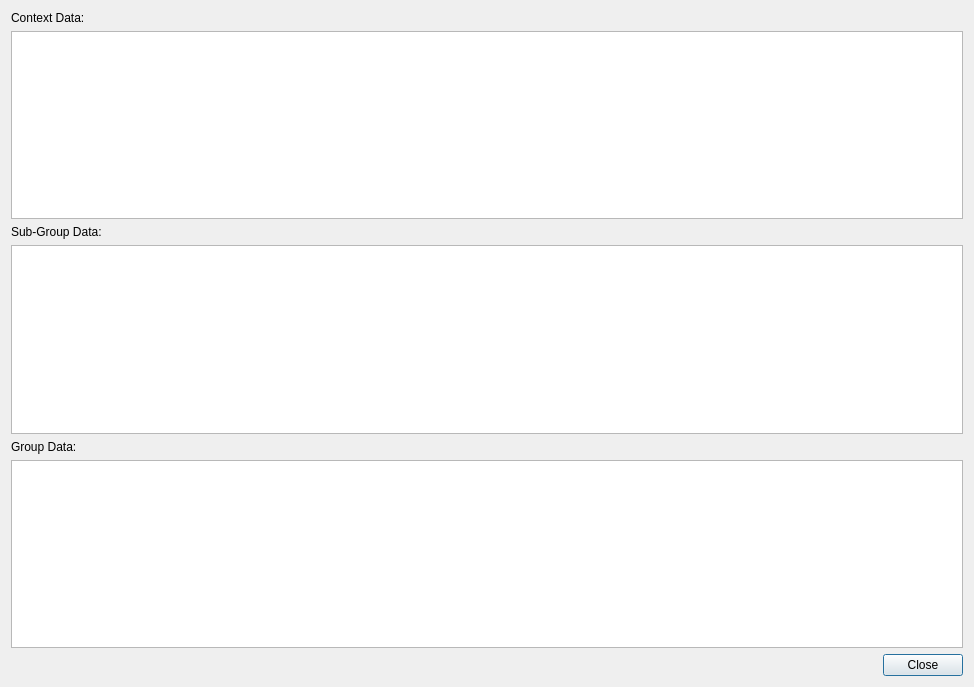
<?xml version="1.0" encoding="UTF-8"?>
<ui version="4.0">
 <class>DataDialog</class>
 <widget class="QDialog" name="DataDialog">
  <property name="geometry">
   <rect>
    <x>0</x>
    <y>0</y>
    <width>974</width>
    <height>687</height>
   </rect>
  </property>
  <property name="windowTitle">
   <string>Dialog</string>
  </property>
  <layout class="QVBoxLayout" name="verticalLayout">
   <item>
    <widget class="QLabel" name="label">
     <property name="text">
      <string>Context Data:</string>
     </property>
    </widget>
   </item>
   <item>
    <widget class="QTableView" name="contextTableView">
     <property name="editTriggers">
      <set>QAbstractItemView::NoEditTriggers</set>
     </property>
     <property name="sortingEnabled">
      <bool>true</bool>
     </property>
     <property name="cornerButtonEnabled">
      <bool>false</bool>
     </property>
    </widget>
   </item>
   <item>
    <widget class="QLabel" name="label_2">
     <property name="text">
      <string>Sub-Group Data:</string>
     </property>
    </widget>
   </item>
   <item>
    <widget class="QTableView" name="subGroupTableView">
     <property name="editTriggers">
      <set>QAbstractItemView::NoEditTriggers</set>
     </property>
     <property name="sortingEnabled">
      <bool>true</bool>
     </property>
    </widget>
   </item>
   <item>
    <widget class="QLabel" name="label_3">
     <property name="text">
      <string>Group Data:</string>
     </property>
    </widget>
   </item>
   <item>
    <widget class="QTableView" name="groupTableView">
     <property name="editTriggers">
      <set>QAbstractItemView::NoEditTriggers</set>
     </property>
     <property name="sortingEnabled">
      <bool>true</bool>
     </property>
    </widget>
   </item>
   <item>
    <widget class="QDialogButtonBox" name="buttonBox">
     <property name="orientation">
      <enum>Qt::Horizontal</enum>
     </property>
     <property name="standardButtons">
      <set>QDialogButtonBox::Close</set>
     </property>
    </widget>
   </item>
  </layout>
 </widget>
 <resources/>
 <connections>
  <connection>
   <sender>buttonBox</sender>
   <signal>accepted()</signal>
   <receiver>DataDialog</receiver>
   <slot>accept()</slot>
   <hints>
    <hint type="sourcelabel">
     <x>248</x>
     <y>254</y>
    </hint>
    <hint type="destinationlabel">
     <x>157</x>
     <y>274</y>
    </hint>
   </hints>
  </connection>
  <connection>
   <sender>buttonBox</sender>
   <signal>rejected()</signal>
   <receiver>DataDialog</receiver>
   <slot>reject()</slot>
   <hints>
    <hint type="sourcelabel">
     <x>316</x>
     <y>260</y>
    </hint>
    <hint type="destinationlabel">
     <x>286</x>
     <y>274</y>
    </hint>
   </hints>
  </connection>
 </connections>
</ui>
